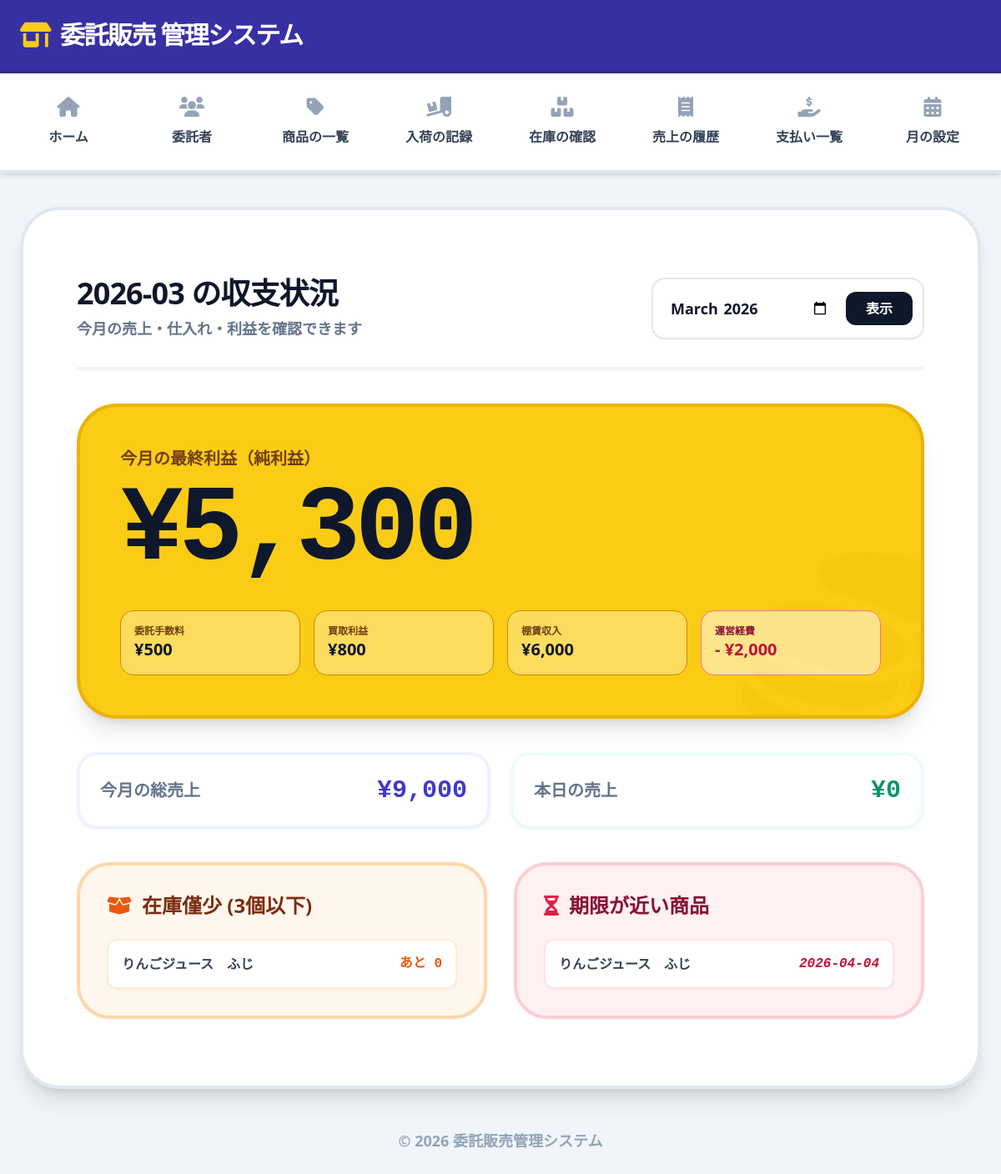
The page / (signed in) on the database as committed earlier.
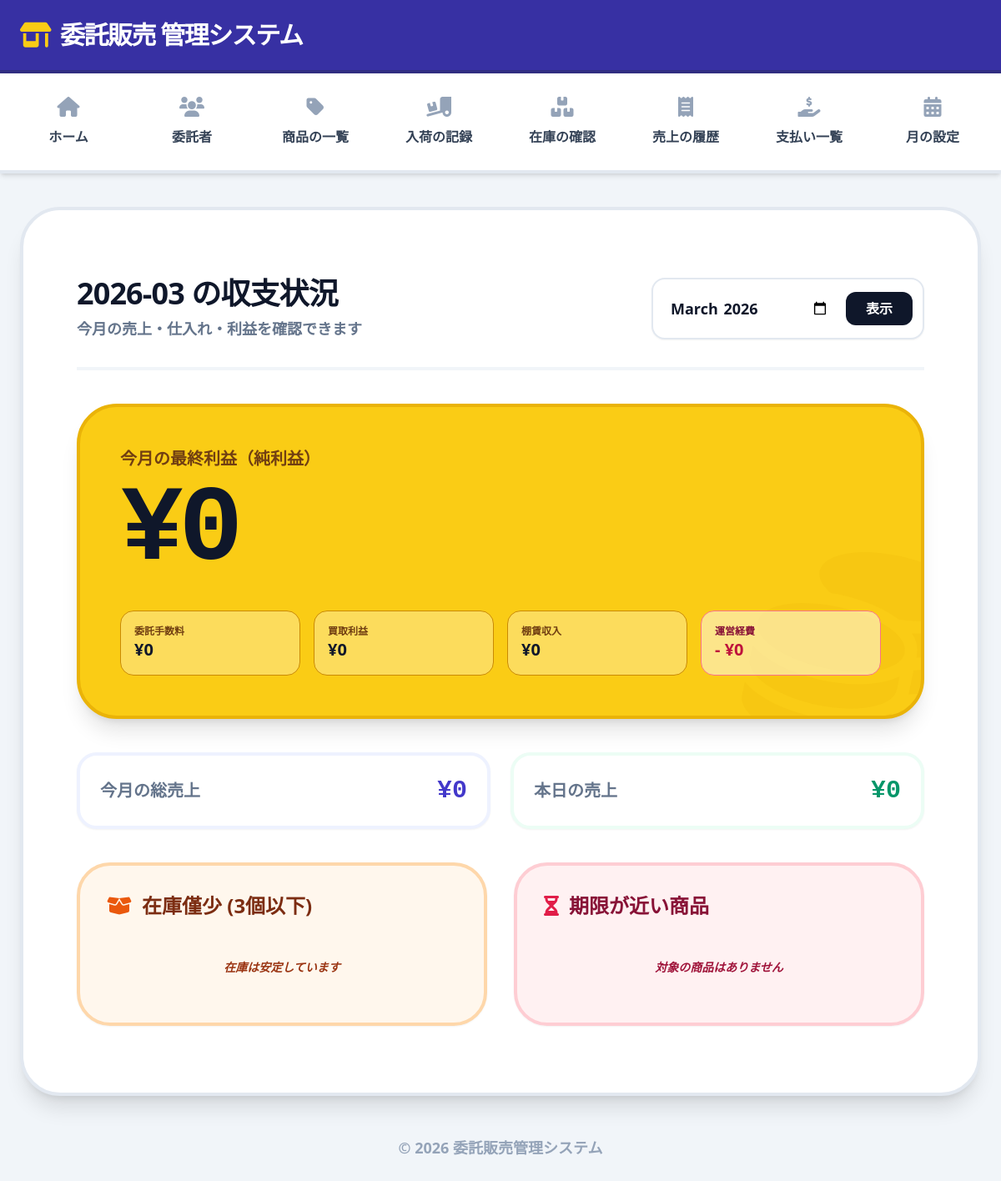
The same page on the database as committed later.
### tables this page shows
CREATE TABLE monthly_settings (
    id INTEGER PRIMARY KEY AUTOINCREMENT,
    month TEXT,
    rental_income INTEGER,
    expense INTEGER
);

CREATE TABLE products (
    id INTEGER PRIMARY KEY AUTOINCREMENT,
    name TEXT NOT NULL,
    price INTEGER NOT NULL,
    consignor_id INTEGER,
    sale_type TEXT,
    commission_rate REAL,
    created_at TEXT, category TEXT, cost_price INTEGER, fee_rate REAL, memo TEXT, fee_description TEXT,
    FOREIGN KEY(consignor_id) REFERENCES consignors(id)
);

CREATE TABLE stock_entries (
    id INTEGER PRIMARY KEY AUTOINCREMENT,
    product_id INTEGER NOT NULL,
    quantity INTEGER NOT NULL,
    arrival_date TEXT NOT NULL,
    expiry_date TEXT,
    FOREIGN KEY(product_id) REFERENCES products(id)
);

### app.py (the view)
@app.route("/")
def dashboard():
    if not session.get("login"):
        return redirect(url_for("login"))
    conn = get_db_connection()
    month = request.args.get("month")
    if not month:
        month = datetime.now().strftime("%Y-%m")
    today = datetime.now().strftime("%Y-%m-%d")
    res = conn.execute(
        "SELECT SUM(amount) as total FROM sales WHERE strftime('%Y-%m', sale_date) = ?",
        (month,)
    ).fetchone()
    total_sales = int(res["total"]) if res and res["total"] else 0
    res = conn.execute(
        "SELECT SUM(amount) as total FROM sales WHERE sale_date = ?",
        (today,)
    ).fetchone()
    today_total = int(res["total"]) if res and res["total"] else 0
    res = conn.execute("""
        SELECT SUM(s.amount * (p.fee_rate / 100.0)) as total
        FROM sales s
        JOIN products p ON s.product_id = p.id
        WHERE p.category = 'fee'
        AND strftime('%Y-%m', s.sale_date) = ?
    """, (month,)).fetchone()
    fee_income = int(res["total"]) if res and res["total"] else 0
    res = conn.execute("""
        SELECT SUM(s.amount - (p.cost_price * s.quantity)) as profit
        FROM sales s
        JOIN products p ON s.product_id = p.id
        WHERE p.category = 'buy'
        AND strftime('%Y-%m', s.sale_date) = ?
    """, (month,)).fetchone()
    buy_profit = int(res["profit"]) if res and res["profit"] else 0
    settings = conn.execute(
        "SELECT rental_income, expense FROM monthly_settings WHERE month = ?",
        (month,)
    ).fetchone()
    rental_income = 0
    expense = 0
    if settings:
        if settings["rental_income"]:
            rental_income = int(settings["rental_income"])
        if settings["expense"]:
            expense = int(settings["expense"])
    final_profit = fee_income + buy_profit + rental_income - expense
    low_stocks = conn.execute("""
        SELECT p.name,
        (IFNULL(st.total_in,0) - IFNULL(sa.total_out,0)) as stock
        FROM products p
        LEFT JOIN (
            SELECT product_id, SUM(quantity) as total_in
            FROM stock_entries GROUP BY product_id
        ) st ON p.id = st.product_id
        LEFT JOIN (
            SELECT product_id, SUM(quantity) as total_out
            FROM sales GROUP BY product_id
        ) sa ON p.id = sa.product_id
        GROUP BY p.id
        HAVING stock <= 3
    """).fetchall()
    expiring = conn.execute("""
        SELECT p.name, se.expiry_date
        FROM stock_entries se
        JOIN products p ON se.product_id = p.id
        WHERE se.expiry_date IS NOT NULL
        AND se.expiry_date != ''
        ORDER BY se.expiry_date ASC
        LIMIT 5
    """).fetchall()
    conn.close()
    return render_template(
        "dashboard.html",
        month=month,
        total_sales=total_sales,
        today_total=today_total,
        fee_income=fee_income,
        buy_profit=buy_profit,
        rental_income=rental_income,
        expense=expense,
        final_profit=final_profit,
        low_stocks=low_stocks,
        expiring=expiring
    )

### app.py (called while the page is built)
def get_db_connection():
    conn = sqlite3.connect("database/database.db")
    conn.row_factory = sqlite3.Row
    return conn

### templates/dashboard.html (shortened to what the changed rows need)
{% extends "base.html" %}
{% block content %}
<div class="container mx-auto px-4 py-8 max-w-6xl">
    <div class="flex flex-col md:flex-row md:items-center justify-between gap-6 mb-10 border-b-4 border-slate-100 pb-8">
        <div>
            <h2 class="text-4xl font-black text-slate-900 tracking-tight">{{ month }} の収支状況</h2>
        </div>
    </div>
    <div class="bg-yellow-400 rounded-[3rem] p-10 md:p-12 shadow-xl border-4 border-yellow-500 mb-10 relative overflow-hidden">
        <div class="relative z-10">
            <p class="text-xl font-black text-yellow-900 mb-2">今月の最終利益（純利益）</p>
            <h3 class="text-7xl md:text-9xl font-black font-mono tracking-tighter text-slate-900 mb-8">
                ¥{{ "{:,}".format(final_profit) }}
            </h3>
            <div class="grid grid-cols-2 md:grid-cols-4 gap-4">
                <div class="bg-white/30 p-4 rounded-2xl border border-yellow-600">
                    <p class="text-xs font-black text-yellow-900 uppercase">委託手数料</p>
                    <p class="text-xl font-black text-slate-900">¥{{ "{:,}".format(fee_income) }}</p>
                </div>
                <div class="bg-white/30 p-4 rounded-2xl border border-yellow-600">
                    <p class="text-xs font-black text-yellow-900 uppercase">買取利益</p>
                    <p class="text-xl font-black text-slate-900">¥{{ "{:,}".format(buy_profit) }}</p>
                </div>
                <div class="bg-white/30 p-4 rounded-2xl border border-yellow-600">
                    <p class="text-xs font-black text-yellow-900 uppercase">棚賃収入</p>
                    <p class="text-xl font-black text-slate-900">¥{{ "{:,}".format(rental_income) }}</p>
                </div>
                <div class="bg-white/50 p-4 rounded-2xl border border-rose-400">
                    <p class="text-xs font-black text-rose-900 uppercase">運営経費</p>
                    <p class="text-xl font-black text-rose-700">- ¥{{ "{:,}".format(expense) }}</p>
                </div>
            </div>
        </div>
    </div>
    <div class="grid grid-cols-1 md:grid-cols-2 gap-6 mb-10">
        <div class="bg-white p-6 rounded-3xl border-4 border-indigo-50 flex justify-between items-center shadow-sm">
            <span class="text-xl font-black text-slate-500">今月の総売上</span>
            <span class="text-3xl font-black text-indigo-700 font-mono">¥{{ "{:,}".format(total_sales) }}</span>
        </div>
    </div>
    <div class="grid grid-cols-1 md:grid-cols-2 gap-8">
        <div class="bg-orange-50 rounded-[2.5rem] border-4 border-orange-200 p-8 shadow-sm">
            <div class="space-y-3">
                {% for s in low_stocks %}
                <div class="bg-white p-4 rounded-xl flex items-center justify-between border-2 border-orange-100 shadow-sm">
                    <span class="font-black text-slate-700">{{ s.name }}</span>
                    <span class="font-black text-orange-600 font-mono">あと {{ s.stock }}</span>
                </div>
                {% else %}
                <p class="text-orange-800 font-bold text-center py-6 italic text-sm">在庫は安定しています</p>
                {% endfor %}
            </div>
        </div>
        <div class="bg-rose-50 rounded-[2.5rem] border-4 border-rose-200 p-8 shadow-sm">
            <div class="space-y-3">
                {% for e in expiring %}
                <div class="bg-white p-4 rounded-xl flex items-center justify-between border-2 border-rose-100 shadow-sm">
                    <span class="font-black text-slate-700">{{ e.name }}</span>
                    <span class="font-black text-rose-700 font-mono italic">{{ e.expiry_date }}</span>
                </div>
                {% else %}
                <p class="text-rose-800 font-bold text-center py-6 italic text-sm">対象の商品はありません</p>
                {% endfor %}
            </div>
        </div>
    </div>
</div>
{% endblock %}

Rows that differ between the two databases and show on the page:
removed monthly_settings: rental_income "6,000", expense "2,000"
removed products: name "りんごジュース ふじ", stock "0"
removed stock_entries: name "りんごジュース ふじ", expiry_date "2026-04-04"
Other text that changed with them:
{{ "{:,}".format(final_profit) }}: "5,300" → "0"
{{ "{:,}".format(fee_income) }}: "500" → "0"
{{ "{:,}".format(buy_profit) }}: "800" → "0"
{{ "{:,}".format(rental_income) }}: (not shown) → "0"
{{ "{:,}".format(expense) }}: (not shown) → "0"
{{ "{:,}".format(total_sales) }}: "9,000" → "0"
text now shown: "在庫は安定しています 対象の商品はありません"
